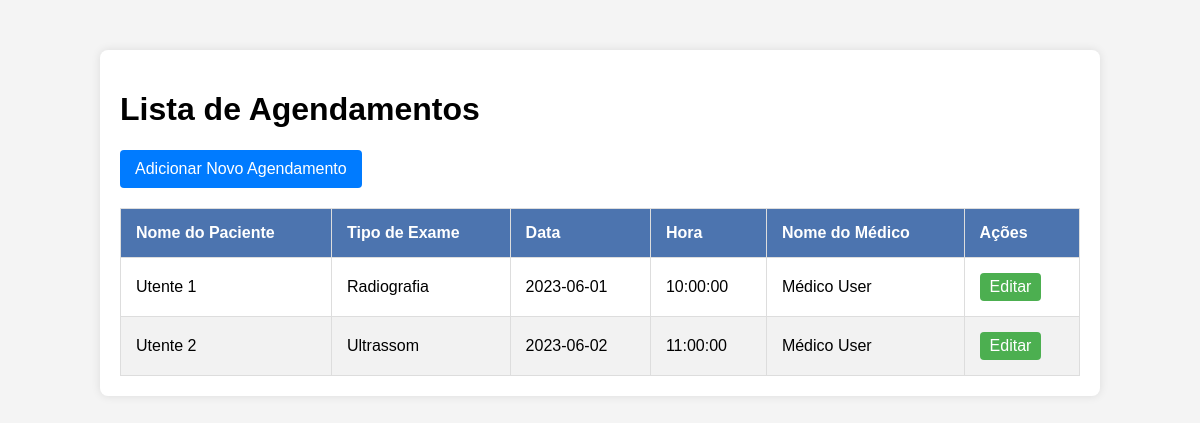
/agendamentos (signed in), run on an earlier commit of the app's database.
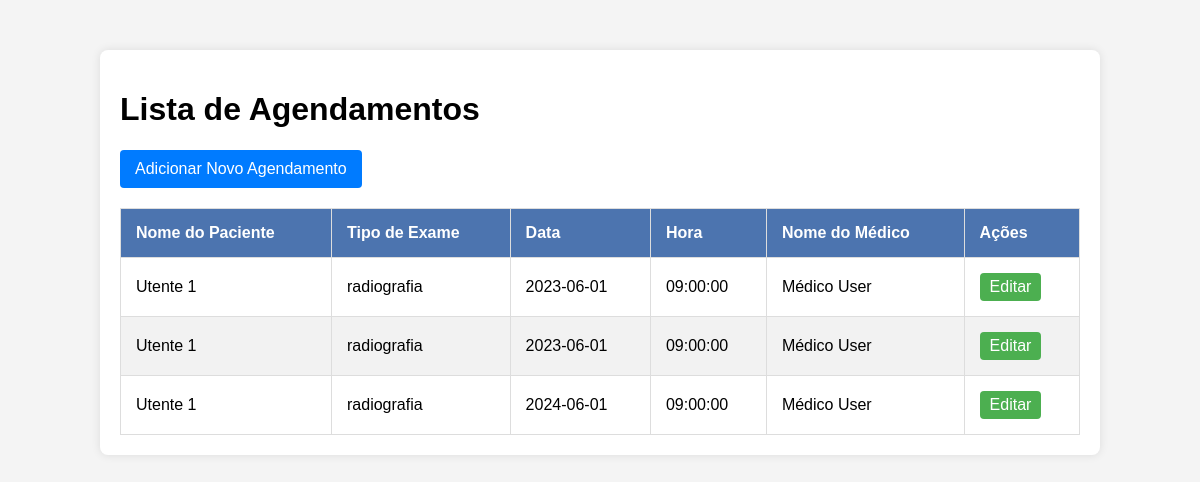
And on a later commit of the database.
### app/models.py (models this page shows, shortened)
class Agendamento(db.Model):
    __tablename__ = 'agendamentos'
    id = db.Column(db.Integer, primary_key=True, autoincrement=True)
    user_id = db.Column(db.Integer, db.ForeignKey('User.id'), nullable=False)
    tipo = db.Column(db.String(50), nullable=False)
    data = db.Column(db.Date, nullable=False)
    hora = db.Column(db.Time, nullable=False)
    medico_id = db.Column(db.Integer, db.ForeignKey('User.id'), nullable=False)
    user = db.relationship('User', foreign_keys=[user_id], back_populates='agendamentos')
    medico = db.relationship('User', foreign_keys=[medico_id])

class User(db.Model):
    __tablename__ = 'User'
    id = db.Column(db.Integer, primary_key=True, autoincrement=True)
    email = db.Column(db.String(120), unique=True, nullable=False)
    nome = db.Column(db.String(20), nullable=False)
    password = db.Column(db.String(128), nullable=False)
    role = db.Column(db.String(50), nullable=False)
    info = db.relationship('UserInfo', back_populates='user', uselist=False)
    agendamentos = db.relationship('Agendamento', foreign_keys='Agendamento.user_id', back_populates='user')
    relatorios_medico = db.relationship('RelatorioRaioX', back_populates='medico', foreign_keys='RelatorioRaioX.medico_id')

### app/routes.py (the view)
@main.route('/agendamentos')
@roles_required('Administrador', 'Rececionista')
def agendamentos_list():
    utente_alias = db.aliased(User)
    medico_alias = db.aliased(User)
    agendamentos = db.session.query(
        Agendamento.id,
        utente_alias.nome.label('utente_nome'),
        Agendamento.tipo,
        Agendamento.data,
        Agendamento.hora,
        medico_alias.nome.label('medico_nome')
    ).join(utente_alias, Agendamento.user_id == utente_alias.id).join(medico_alias, Agendamento.medico_id == medico_alias.id).all()
    return render_template('agendamentos_list.html', agendamentos=agendamentos)

### app/routes.py (called while the page is built)
def roles_required(*roles):
    def wrapper(fn):
        @wraps(fn)
        def decorated_view(*args, **kwargs):
            if 'user' not in session:
                flash('Por favor, faça login para acessar esta página.', 'warning')
                return redirect(url_for('main.login'))
            if session['user']['role'] not in roles:
                flash('Você não tem permissão para acessar esta página.', 'danger')
                return redirect(url_for('main.home'))
            return fn(*args, **kwargs)
        decorated_view.__name__ = fn.__name__
        return decorated_view
    return wrapper

### app/templates/agendamentos_list.html (shortened to what this page needs)
<!DOCTYPE html>
<html lang="en">
<head>
</head>
<body>
    <div class="container">
        <h1>Lista de Agendamentos</h1>
        <a href="{{ url_for('main.create_agendamento') }}" class="add-button">Adicionar Novo Agendamento</a>
        <table>
            <thead>
                <tr>
                    <th>Nome do Paciente</th>
                    <th>Tipo de Exame</th>
                    <th>Data</th>
                    <th>Hora</th>
                    <th>Nome do Médico</th>
                    <th>Ações</th>
                </tr>
            </thead>
            <tbody>
                {% for agendamento in agendamentos %}
                <tr>
                    <td>{{ agendamento.utente_nome }}</td>
                    <td>{{ agendamento.tipo }}</td>
                    <td>{{ agendamento.data }}</td>
                    <td>{{ agendamento.hora }}</td>
                    <td>{{ agendamento.medico_nome }}</td>
                    <td>
                        <a href="{{ url_for('main.edit_agendamento', agendamento_id=agendamento.id) }}" class="edit-button">Editar</a>
                    </td>
                </tr>
                {% endfor %}
            </tbody>
        </table>
    </div>
</body>
</html>

### app/templates/agendamentos_list.html (style rules this page uses)
body { font-family: Arial, sans-serif; background-color: #f4f4f4; margin: 0; padding: 0; }
.container { width: 80%; margin: 50px auto; background: #fff; padding: 20px; box-shadow: 0 0 10px rgba(0,0,0,0.1); border-radius: 8px; }
table { width: 100%; border-collapse: collapse; }
table, th, td { border: 1px solid #ddd; }
th, td { padding: 15px; text-align: left; }
th { background-color: #4c74af; color: white; }
tr:nth-child(even) { background-color: #f2f2f2; }
.edit-button { background-color: #4CAF50; color: white; padding: 5px 10px; text-align: center; text-decoration: none; display: inline-block; border-radius: 4px; }
.add-button { background-color: #007BFF; color: white; padding: 10px 15px; text-align: center; text-decoration: none; display: inline-block; border-radius: 4px; margin-bottom: 20px; }

What changed in the data, as far as the page shows it:
changed Agendamento (number 1 of 3 on the later page): tipo "Radiografia" → "radiografia"; hora "10:00:00" → "09:00:00"
changed Agendamento (number 2 of 3 on the later page): utente_nome "Utente 2" → "Utente 1"; tipo "Ultrassom" → "radiografia"; data "2023-06-02" → "2023-06-01"; hora "11:00:00" → "09:00:00"
added Agendamento: utente_nome "Utente 1", tipo "radiografia", data "2024-06-01", hora "09:00:00", medico_nome "Médico User"
